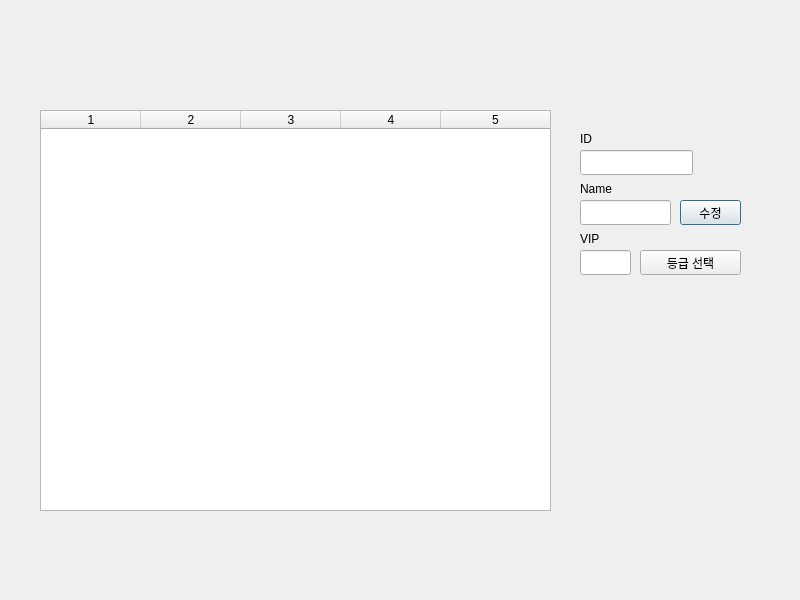
<?xml version="1.0" encoding="UTF-8"?>
<ui version="4.0">
 <class>user_info</class>
 <widget class="QDialog" name="user_info">
  <property name="geometry">
   <rect>
    <x>0</x>
    <y>0</y>
    <width>800</width>
    <height>600</height>
   </rect>
  </property>
  <property name="minimumSize">
   <size>
    <width>800</width>
    <height>600</height>
   </size>
  </property>
  <property name="maximumSize">
   <size>
    <width>800</width>
    <height>600</height>
   </size>
  </property>
  <property name="sizeIncrement">
   <size>
    <width>0</width>
    <height>0</height>
   </size>
  </property>
  <property name="windowTitle">
   <string>Dialog</string>
  </property>
  <widget class="QTableWidget" name="list">
   <property name="geometry">
    <rect>
     <x>40</x>
     <y>110</y>
     <width>511</width>
     <height>401</height>
    </rect>
   </property>
   <property name="autoFillBackground">
    <bool>false</bool>
   </property>
   <attribute name="horizontalHeaderShowSortIndicator" stdset="0">
    <bool>false</bool>
   </attribute>
   <attribute name="horizontalHeaderStretchLastSection">
    <bool>true</bool>
   </attribute>
   <column>
    <property name="text">
     <string>1</string>
    </property>
   </column>
   <column>
    <property name="text">
     <string>2</string>
    </property>
   </column>
   <column>
    <property name="text">
     <string>3</string>
    </property>
   </column>
   <column>
    <property name="text">
     <string>4</string>
    </property>
   </column>
   <column>
    <property name="text">
     <string>5</string>
    </property>
   </column>
  </widget>
  <widget class="QLineEdit" name="change_name">
   <property name="geometry">
    <rect>
     <x>580</x>
     <y>200</y>
     <width>91</width>
     <height>25</height>
    </rect>
   </property>
  </widget>
  <widget class="QPushButton" name="change_name_Btn">
   <property name="geometry">
    <rect>
     <x>680</x>
     <y>200</y>
     <width>61</width>
     <height>25</height>
    </rect>
   </property>
   <property name="text">
    <string>수정</string>
   </property>
   <property name="icon">
    <iconset resource="image.qrc">
     <normaloff>:/new/image/image/correction.png</normaloff>:/new/image/image/correction.png</iconset>
   </property>
  </widget>
  <widget class="QLineEdit" name="change_vip">
   <property name="geometry">
    <rect>
     <x>580</x>
     <y>250</y>
     <width>51</width>
     <height>25</height>
    </rect>
   </property>
   <property name="readOnly">
    <bool>true</bool>
   </property>
  </widget>
  <widget class="QPushButton" name="change_vi_Btn">
   <property name="geometry">
    <rect>
     <x>640</x>
     <y>250</y>
     <width>101</width>
     <height>25</height>
    </rect>
   </property>
   <property name="text">
    <string>등급 선택</string>
   </property>
  </widget>
  <widget class="QLineEdit" name="slt_id">
   <property name="geometry">
    <rect>
     <x>580</x>
     <y>150</y>
     <width>113</width>
     <height>25</height>
    </rect>
   </property>
   <property name="readOnly">
    <bool>true</bool>
   </property>
  </widget>
  <widget class="QLabel" name="label">
   <property name="geometry">
    <rect>
     <x>0</x>
     <y>0</y>
     <width>801</width>
     <height>601</height>
    </rect>
   </property>
   <property name="text">
    <string/>
   </property>
   <property name="pixmap">
    <pixmap resource="image.qrc">:/new/background/image/beach.png</pixmap>
   </property>
   <property name="scaledContents">
    <bool>true</bool>
   </property>
  </widget>
  <widget class="QLabel" name="label_2">
   <property name="geometry">
    <rect>
     <x>580</x>
     <y>130</y>
     <width>67</width>
     <height>17</height>
    </rect>
   </property>
   <property name="text">
    <string>ID</string>
   </property>
  </widget>
  <widget class="QLabel" name="label_3">
   <property name="geometry">
    <rect>
     <x>580</x>
     <y>180</y>
     <width>67</width>
     <height>17</height>
    </rect>
   </property>
   <property name="text">
    <string>Name</string>
   </property>
  </widget>
  <widget class="QLabel" name="label_4">
   <property name="geometry">
    <rect>
     <x>580</x>
     <y>230</y>
     <width>67</width>
     <height>17</height>
    </rect>
   </property>
   <property name="text">
    <string>VIP</string>
   </property>
  </widget>
  <zorder>label</zorder>
  <zorder>list</zorder>
  <zorder>change_name</zorder>
  <zorder>change_name_Btn</zorder>
  <zorder>change_vip</zorder>
  <zorder>change_vi_Btn</zorder>
  <zorder>slt_id</zorder>
  <zorder>label_2</zorder>
  <zorder>label_3</zorder>
  <zorder>label_4</zorder>
 </widget>
 <tabstops>
  <tabstop>slt_id</tabstop>
  <tabstop>change_name</tabstop>
  <tabstop>change_vip</tabstop>
  <tabstop>change_name_Btn</tabstop>
  <tabstop>change_vi_Btn</tabstop>
  <tabstop>list</tabstop>
 </tabstops>
 <resources>
  <include location="image.qrc"/>
 </resources>
 <connections/>
</ui>
